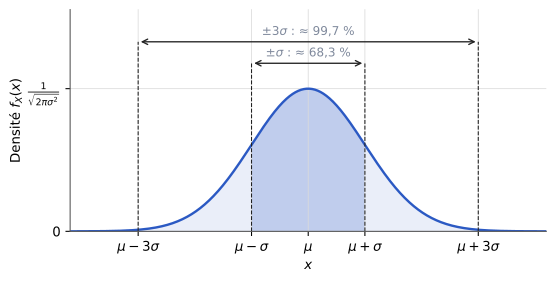

Write the Python code that produced this figure.
"""Figure — Densité gaussienne et intervalles ±σ, ±3σ (TS227, chapitre 3).
D'après le support [poly, p. 78] et les notes de cours [notes, f. 2 v°], redessinée.
Les probabilités affichées (en gris) sont calculées : le support et les notes donnent les arrondis 67 % et 99 %. Axe normalisé : (x − μ)/σ."""
import matplotlib
matplotlib.use("svg")
import matplotlib.pyplot as plt
import matplotlib.ticker as mticker
import numpy as np
from pathlib import Path

# --- Style commun des figures Bristol (recopié dans chaque script) ---
plt.rcParams.update({
    "font.family": "DejaVu Sans", "mathtext.fontset": "dejavusans", "font.size": 10,
    "axes.grid": True, "grid.color": "#DADADA", "grid.linewidth": 0.6,
    "axes.edgecolor": "#555555", "axes.linewidth": 0.8,
    "axes.spines.top": False, "axes.spines.right": False,
    "lines.linewidth": 1.8, "legend.frameon": False,
    "svg.hashsalt": "bristol",  # rendu SVG reproductible
})
BLEU, VERT, MAGENTA, ORANGE = "#2B59C3", "#1B9E77", "#A23B72", "#E08A1E"
GRIS = "#7E889B"   # éléments ajoutés par rapport à la source (conventions.md § 9)
ENCRE = "#222222"

def virgule(ax, axes="xy"):
    """Virgule décimale et vrai signe moins sur les graduations."""
    f = mticker.FuncFormatter(lambda x, _: f"{x:g}".replace(".", ",").replace("-", "−"))
    if "x" in axes: ax.xaxis.set_major_formatter(f)
    if "y" in axes: ax.yaxis.set_major_formatter(f)

def sauver(fig):
    fig.savefig(Path(__file__).with_suffix(".svg"), bbox_inches="tight", metadata={"Date": None})
# --- Fin du style commun ---
from math import erf, sqrt

x = np.linspace(-4.2, 4.2, 1201)
f = np.exp(-x**2 / 2) / np.sqrt(2 * np.pi)
fig, ax = plt.subplots(figsize=(6.4, 3.0))
ax.fill_between(x, f, where=np.abs(x) <= 3, color=BLEU, alpha=0.10, lw=0)
ax.fill_between(x, f, where=np.abs(x) <= 1, color=BLEU, alpha=0.22, lw=0)
ax.plot(x, f, color=BLEU)
p1, p3 = erf(1 / sqrt(2)), erf(3 / sqrt(2))
for k, p, y in ((1, p1, 0.47), (3, p3, 0.53)):
    ax.annotate("", xy=(-k, y), xytext=(k, y), arrowprops=dict(arrowstyle="<->", color=ENCRE, lw=1))
    ax.vlines([-k, k], 0, y, colors=ENCRE, lw=0.8, ls="--")
    txt = f"≈ {100 * p:.1f} %".replace(".", ",")
    ax.text(0, y + 0.012, f"$\\pm {'' if k == 1 else '3'}\\sigma$ : " + txt, ha="center", va="bottom", color=GRIS, fontsize=9)
ax.set_xlim(-4.2, 4.2); ax.set_ylim(0, 0.62)
ax.set_xticks([-3, -1, 0, 1, 3])
ax.set_xticklabels([r"$\mu - 3\sigma$", r"$\mu - \sigma$", r"$\mu$", r"$\mu + \sigma$", r"$\mu + 3\sigma$"])
ax.set_yticks([0, 1 / np.sqrt(2 * np.pi)]); ax.set_yticklabels(["$0$", r"$\frac{1}{\sqrt{2\pi\sigma^2}}$"])
ax.set_xlabel("$x$"); ax.set_ylabel("Densité $f_X(x)$")
sauver(fig)
